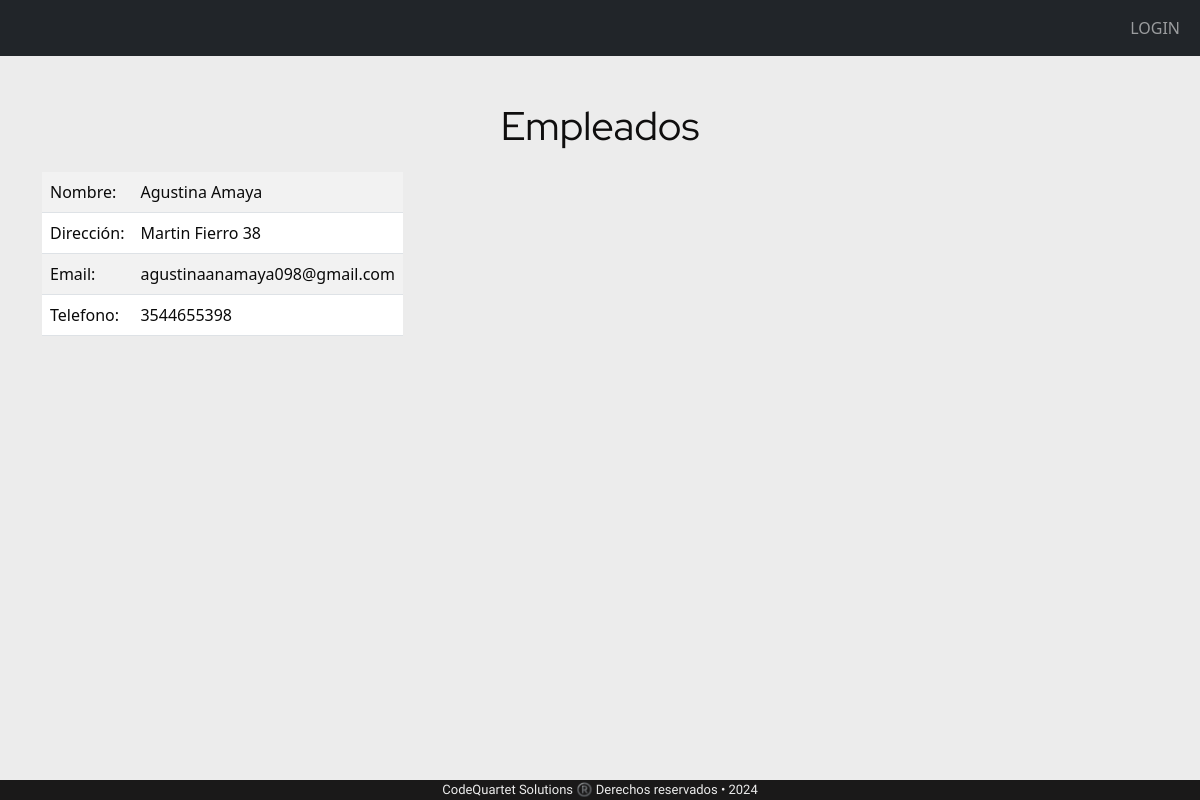
/empleados/1/, run on the app's committed database.
### appRieVictoria/models.py (models this page shows, shortened)
class Empleados(models.Model):
    nombre = models.CharField(max_length=50, help_text="",verbose_name="Nombre")
    direccion = models.CharField(max_length=100, help_text='')
    Email = models.EmailField(help_text="")
    telefono = models.PositiveBigIntegerField(help_text='')
    proveedores = models.ManyToManyField("Proveedores" ,related_name='venden_a_empleados', through="Compras")
    clientes = models.ManyToManyField("Clientes" ,related_name='empleados_relacionados', through="Ventas")
    class Meta:
        permissions = [
            ("puede_aprobar", "Puede aprobar el modelo"),
            ("puede_publicar", "Puede publicar el modelo"),
        ]

### appRieVictoria/views.py (the view)
def empleados(request, pk):
    empl = Empleados.objects.get(id=pk)
    context = {'empl': empl}
    return render(request, 'empleados.html', context)

### proyectoRieVictoria/templates/empleados.html (shortened to what this page needs)
{% extends "base.html" %}
{% block content %}
<div class="subtituloInicio">
    <p >Empleados</p>
</div>
<div class="contenedorTabla">
    <div class="col-3">
<div>
    <table class="table tablaBorde table-condensed table-striped">
        <tr>
            <td>Nombre: </td>
            <td>{{empl.nombre}}</td>
        </tr>
        <tr>
            <td>Dirección: </td>
            <td>{{empl.direccion}}</td>
        </tr>
        <tr>
            <td>Email: </td>
            <td>{{empl.Email}}</td>
        </tr>
        <tr>
            <td>Telefono: </td>
            <td>{{empl.telefono}}</td>
        </tr>
    </table>
</div>
</div>
</div>
{% endblock %}

### proyectoRieVictoria/static/estilos.css (style rules this page uses)
body { background-color: rgb(236, 236, 236); position: relative; }
.subtituloInicio { font-family: 'Red Hat Display', sans-serif; text-align: center; font-size: 40px; margin-top: 40px; color: rgb(15, 14, 14); }
.contenedorTabla { display: flex-end; justify-content:flex-end; }
.table { color: rgb(10, 10, 10) !important; }
.table td { color: rgb(10, 10, 10) !important; }

### data on the page
Empleados: nombre "Agustina Amaya", direccion "Martin Fierro 38", Email "agustinaanamaya098@gmail.com", telefono "3544655398"
